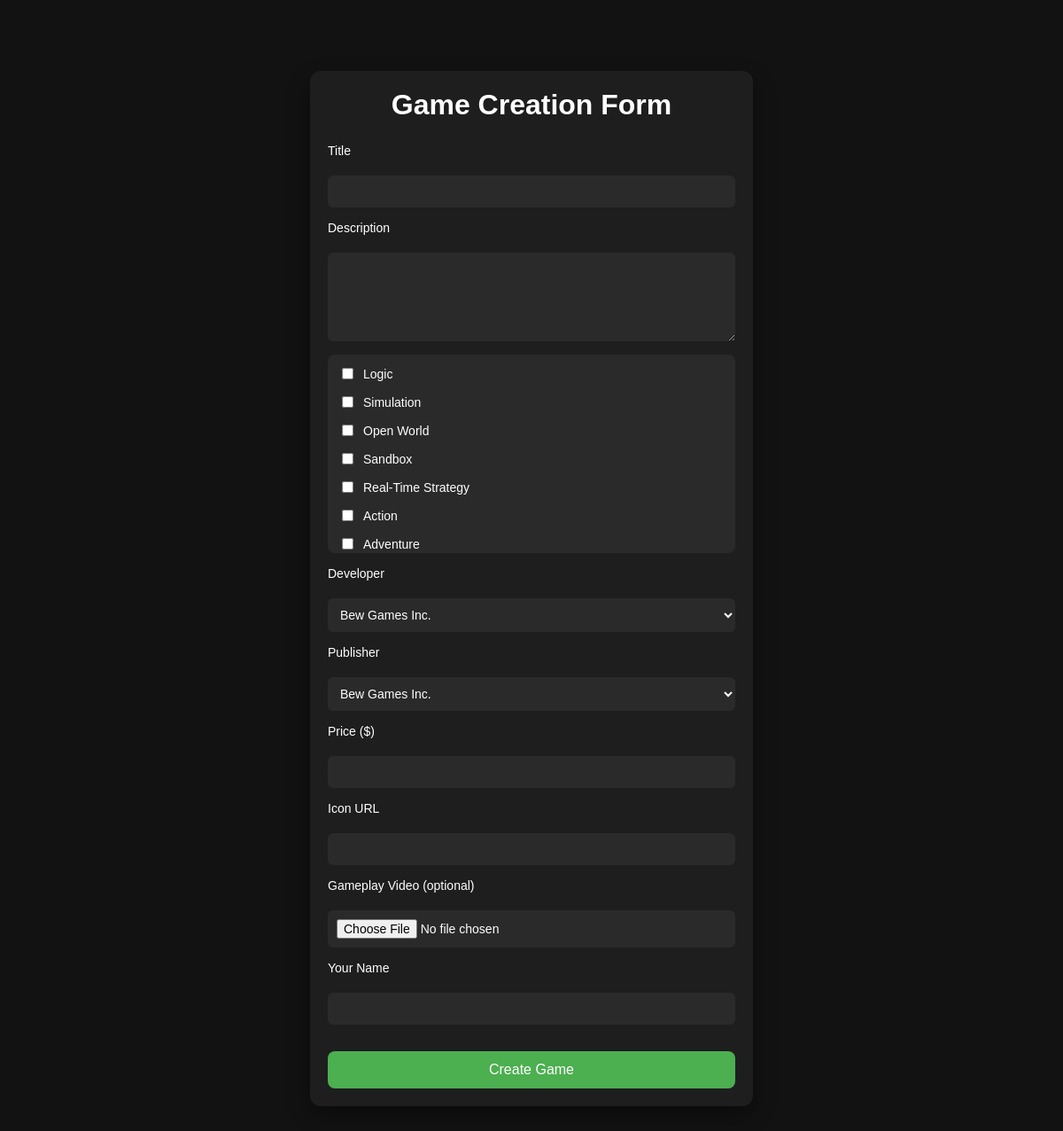
/games/add/, run on the app's committed database.
### main/models.py (models this page shows)
class Category(models.Model):
    name=models.CharField(max_length=100)
    description = models.TextField(blank=True)
    class Meta:
        db_table = 'categories'

### main/views.py (the view, shortened to what this page needs)
# urls.py: path('games/add/', views.add_game, name='add-game'),
def add_game(request):
    categories = Category.objects.all()
    companies = Company.objects.all()
    return render(request, "add_game_form.html", {"categories": categories, "companies": companies})

### templates/add_game_form.html (shortened to what this page needs)
{% load static %}
<!DOCTYPE html>
<html lang="en">
<head>
</head>
<body>
    <div class="form-container">
        <h1>Game Creation Form</h1>
        <form method="POST" action="{% url 'add-game' %}" enctype="multipart/form-data">
            <label for="title">Title</label>
            <input type="text" name="title" id="title" required>
            <label for="description">Description</label>
            <textarea name="description" id="description" required></textarea>
            <div class="category-list">
                {% for category in categories %}
                    <label class="checkbox-item">
                        <input type="checkbox" name="categories" value="{{ category.id }}">
                        {{ category.name }}
                    </label>
                {% endfor %}
            </div>
            <label for="developer">Developer</label>
            <select name="developer" id="developer">
                {% for company in companies %}
                    <option value="{{ company.id }}">{{ company.name }}</option>
                {% endfor %}
            </select>
            <label for="publisher">Publisher</label>
            <select name="publisher" id="publisher">
                {% for company in companies %}
                    <option value="{{ company.id }}">{{ company.name }}</option>
                {% endfor %}
            </select>
            <label for="price">Price ($)</label>
            <input type="number" step="0.01" name="price" id="price" required>
            <label for="icon_url">Icon URL</label>
            <input type="url" name="icon_url" id="icon_url" required>
            <label for="gameplay_video">Gameplay Video (optional)</label>
            <input type="file" name="gameplay_video" id="gameplay_video" accept="video/*">
            <label for="user_name">Your Name</label>
            <input type="text" name="user_name" id="user_name" required>
            <button type="submit">Create Game</button>
        </form>
    </div>
</body>
</html>

### templates/add_game_form.html (style rules this page uses)
body { font-family: Arial, sans-serif; background-color: #121212; color: white; margin: 0; padding: 40px 20px; display: flex; justify-content: center; }
.form-container { background-color: #1e1e1e; border-radius: 12px; box-shadow: 0 10px 25px rgba(0,0,0,0.4); width: 95%; max-width: 500px; margin: 40px auto; padding: 20px; box-sizing: border-box; }
h1 { margin-top: 0; margin-bottom: 25px; text-align: center; }
form { display: flex; flex-direction: column; gap: 15px; }
label { font-size: 14px; margin-bottom: 5px; }
input, select, textarea { padding: 10px; border-radius: 6px; border: none; outline: none; background-color: #2a2a2a; color: white; font-size: 14px; }
textarea { resize: vertical; min-height: 80px; }
button { margin-top: 15px; padding: 12px; border: none; border-radius: 8px; background-color: #4CAF50; color: white; font-size: 16px; cursor: pointer; transition: background-color 0.2s ease, transform 0.1s ease; }
.category-list { display: flex; flex-direction: column; gap: 8px; background-color: #2a2a2a; padding: 12px; border-radius: 8px; max-height: 200px; overflow-y: auto; }
.checkbox-item { display: flex; align-items: center; gap: 8px; cursor: pointer; }
input, textarea, button { font-family: Arial, sans-serif; }
input[type="checkbox"] { accent-color: red; }
select { background-color: #2a2a2a; }

### data on the page
Category: name "Logic"
Category: name "Simulation"
Category: name "Open World"
Category: name "Sandbox"
Category: name "Real-Time Strategy"
Category: name "Action"
Category: name "Adventure"

### other printed values
form field developer "Bew Games Inc."
form field publisher "Bew Games Inc."
